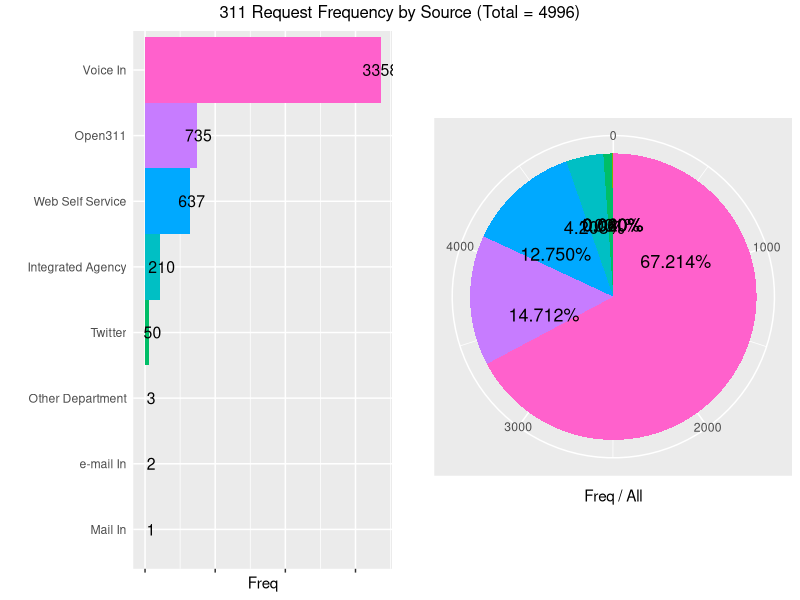
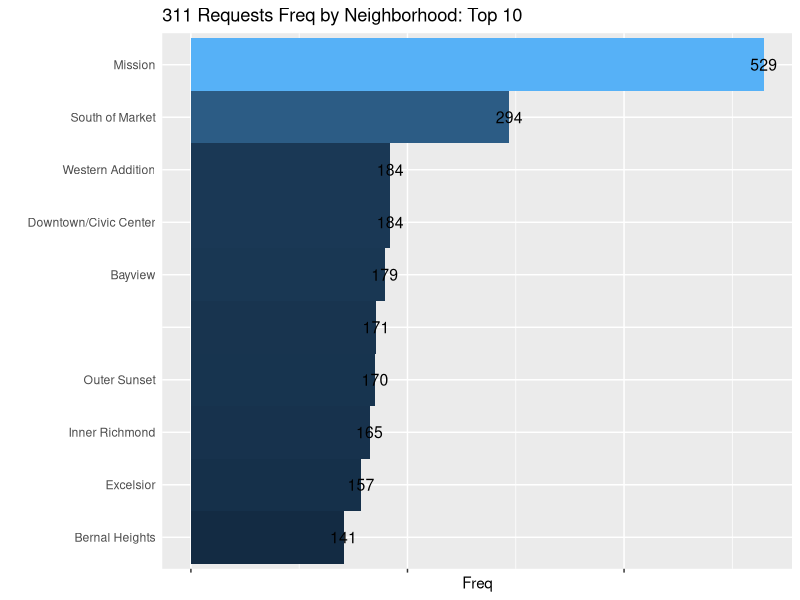

Here is the R script that generated these plots, in order: (Note: this script raises an error after producing the figures.)
library(ggplot2)
library(grid)
library(gridExtra)
library(scales)
library(dplyr)

## Load data and do some cleaning.
cases_sample <- na.omit(read.csv("data/cases_sample.csv"))
levels(cases_sample$Neighborhood)[levels(cases_sample$Neighborhood)==""] <- "NOT DEFINED"

## Convert Opened and Closed days + times to usable format.
cases_sample$Opened <- as.POSIXct(strptime(cases_sample$Opened, format = "%m/%d/%Y %I:%M:%S %p"), tz = "America/Los_Angeles")
cases_sample$Closed <- as.POSIXct(strptime(cases_sample$Closed, format = "%m/%d/%Y %I:%M:%S %p"), tz = "America/Los_Angeles")

## Create 'Resolve time' from difference between Open and Close times.
cases_sample$Resolve.Time <- round(difftime(cases_sample$Closed, cases_sample$Opened, units = "hours"), 2)
cases_sample$Resolve.Time <- as.numeric(cases_sample$Resolve.Time)
is.na(cases_sample$Resolve.Time) <- 0

## Preview data
print(head(cases_sample))

##### Some quickie plots: 311 request sources #####

## Begin w/Freq. table
sources311 <- data.frame(table(cases_sample$Source))
sources311 <- sources311[order(-sources311$Freq),]
sources311$Var1 <- reorder(sources311$Var1, sources311$Freq)

## Flipped bar chart.
sourcebar <- ggplot(sources311, aes(x = Var1, y = Freq, fill = Var1))
sourcebar <- sourcebar + geom_bar(width = 1, stat = "identity") + xlab("")
sourcebar <- sourcebar + theme(legend.position = "none", axis.text.x = element_blank(), axis.ticks.y = element_blank())
sourcebar <- sourcebar + coord_flip() + geom_text(label=format(sources311$Freq, digits=2), size = 4)

## Pie chart. Requires new DF, just to trick GGplot to put labels in the right places.
sources311b <- sources311
sources311b$pct <- sources311$Freq/sum(sources311$Freq)
sources311b$pos <- cumsum(sources311b$Freq) - 0.75*sources311b$Freq
sourcepie <- ggplot(sources311b, aes(x = "", y = Freq, fill = Var1))
sourcepie <- sourcepie + geom_bar(width = 1, stat = "identity")
sourcepie <- sourcepie + ylab("Freq / All") + xlab("") + coord_polar("y") 
sourcepie <- sourcepie + theme(legend.position="none", axis.ticks.x = element_blank(), axis.ticks.y = element_blank())
sourcepie <- sourcepie + geom_text(aes(label = percent(pct), y = pos, size = 4))

print(grid.arrange(sourcebar, sourcepie, ncol = 2, top = paste0("311 Request Frequency by Source ", "(Total = ", nrow(cases_sample),")")))

###### Neighborhood demand breakdown ######

## Begin w/freq table of neighborhoods.
neigh311 <- data.frame(table(cases_sample$Neighborhood))
neigh311 <- neigh311[order(-neigh311$Freq),]
neigh311$Var1 <- reorder(neigh311$Var1, neigh311$Freq)

## Flipped bar chart.
neighbar <- ggplot(neigh311[1:10,], aes(x = Var1, y = Freq, fill = Freq))
neighbar <- neighbar + geom_bar(width = 1, stat = "identity") + xlab("")
neighbar <- neighbar + theme(legend.position = "none", axis.text.x = element_blank(), axis.ticks.y = element_blank())
neighbar <- neighbar + coord_flip() + geom_text(aes(label=Freq, digits=2), size = 4)
neighbar <- neighbar + ggtitle("311 Requests Freq by Neighborhood: Top 10")

print(neighbar)

## Neighborhood demand by type.
## Use only the top 5.
neightype <- cases_sample[cases_sample$Neighborhood %in% neigh311$Var1[1:5],]
reqst <- data.frame(table(neightype$Request.Type))
reqst <- reqst[order(-reqst$Freq),]
neightype <- neightype[neightype$Request.Type %in% reqst$Var1[1:10],]

## Panel bar chart.
typebar <- ggplot(neightype, aes(Request.Type, fill = Request.Type)) + facet_wrap(~Neighborhood)
typebar <- typebar + geom_bar(stat = "bin", position = "stack") + xlab("") + ylab("")
typebar <- typebar + ggtitle("Request Types Per Top 5 Neighborhood")
typebar <- typebar + theme(axis.text.x = element_blank())

print(typebar)

## Total demand by type.
## Use only the top 5.
req311 <- data.frame(table(cases_sample$Request.Type))
req311 <- req311[order(-req311$Freq),]
req311$Var1 <- reorder(req311$Var1, req311$Freq)

## Flipped bar chart.
req311bar <- ggplot(req311[1:10,], aes(x = Var1, y = Freq, fill = Freq))
req311bar <- req311bar + geom_bar(stat = "identity") + ggtitle("Request Types by Overall Demand")
req311bar <- req311bar + coord_flip() + theme(legend.position = "none")

print(req311bar)

######### Response Times Exploration: Very Rough ##########

## First, let's summarize sheer neighborhood by mean resolution time.
meanres_neigh <- summarise(group_by(cases_sample, Neighborhood), round(mean(Resolve.Time),2))
colnames(meanres_neigh)[2] <- c("Mean.Resolve")

## Let's also summarize sheer request type by mean resolution time.
meanres_req <- summarise(group_by(cases_sample, Request.Type), round(mean(Resolve.Time),2))
colnames(meanres_req)[2] <- c("Mean.Resolve")

## Finally, let's summarize by means per request type in each neighborhoood.
meanres_nereq <- summarise(group_by(cases_sample, Neighborhood, Request.Type), round(mean(Resolve.Time),2))
colnames(meanres_nereq)[3] <- c("Mean.Resolve")

#### Now, let's compare mean response times, per neighborhood, across all request types...

## Neighborhoods w/shortest resolution times.
meanres_neigh <- meanres_neigh[order(meanres_neigh$Mean.Resolve),]
print(meanres_neigh[1:10,])

## Neighborhoods w/longest resolution times.
meanres_neigh <- meanres_neigh[order(-meanres_neigh$Mean.Resolve),]
print(meanres_neigh[1:10,])

#### Now, let's compare mean response times, per sheer request type...

## Req types w/longest mean resolution times.
meanres_req <- meanres_req[order(meanres_req$Mean.Resolve),]
print(meanres_req[1:10,])

## Req types w/longest mean resolution times.
meanres_req <- meanres_req[order(-meanres_req$Mean.Resolve),]
print(meanres_req[1:10,])

#### Let's compare mean response times, per neighborhood + request type...

## Beginning w/street cleaning.
meanres_street <- meanres_nereq[meanres_nereq$Request.Type == "Street_Cleaning",]
meanres_street <- meanres_street[order(-meanres_street$Mean.Resolve),]
print(meanres_street[1:10,])

## Let's do the same for sidewalk cleaning.
meanres_side <- meanres_nereq[meanres_nereq$Request.Type == "Sidewalk_Cleaning",]
meanres_side <- meanres_side[order(-meanres_side$Mean.Resolve),]
print(meanres_side[1:10,])

## Some pretty panel plotting by req. type per top 5 most requesting neighborhoods.
top5neigh <- neigh311$Var1[1:5]
top5reqs <- req311$Var1[1:5]
meanres_req_p <- meanres_nereq[(meanres_nereq$Neighborhood %in% top5neigh)
                               & (meanres_nereq$Request.Type %in% top5reqs),]
# meanres_req_p$Mean.Resolve <- as.numeric(meanres_req_p$Mean.Resolve)
# is.na(meanres_req_p$Mean.Resolve) <- 0
meanres_plot <- ggplot(meanres_req_p, aes(x=Request.Type, y=as.numeric(Mean.Resolve)))
meanres_plot <- meanres_plot + geom_bar(stat = "identity") + facet_wrap(~Request.Type)
print(meanres_plot)
